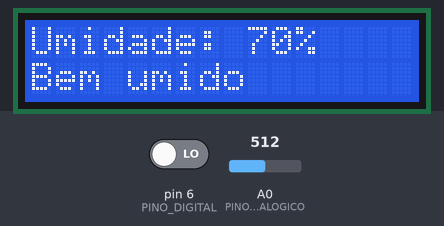
This program was run on a simulated Arduino Uno, built with avr-gcc and run on an emulated ATmega328P. Shown: 16×2 character LCD. The test bench sets the inputs (shaded band); at power-on: A0 (PINO_ANALOGICO) = 512, pin 6 (PINO_DIGITAL) LOW. What the program prints to the serial monitor is not drawn.

Above: at 6.9 s.
7.0 s: A0 (PINO_ANALOGICO) set to 568
At 8.8 s:
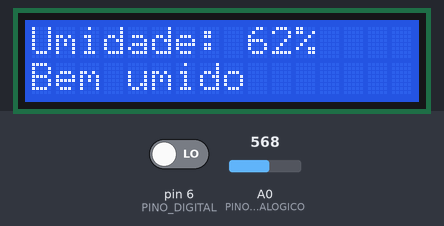
9.9 s: A0 (PINO_ANALOGICO) set to 591
At 11.8 s:
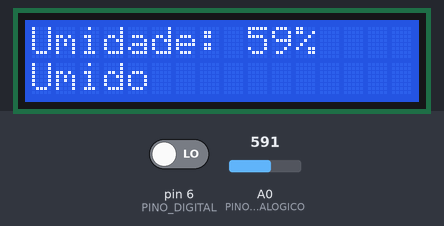
12.8 s: A0 (PINO_ANALOGICO) set to 306
At 15.1 s:
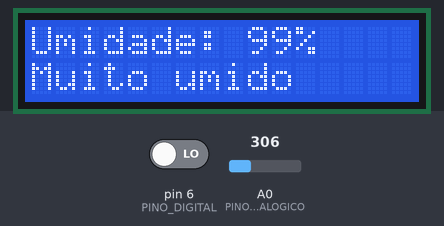
16.3 s: A0 (PINO_ANALOGICO) set to 422
At 18.2 s:
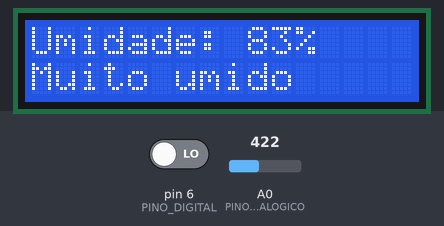
19.2 s: A0 (PINO_ANALOGICO) set to 456
At 20.1 s:
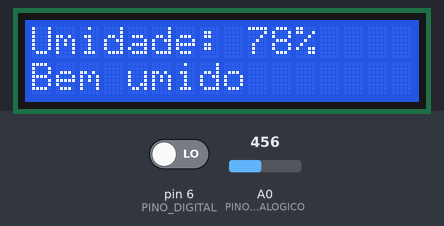
22.1 s: A0 (PINO_ANALOGICO) set to 900
At 25.0 s:
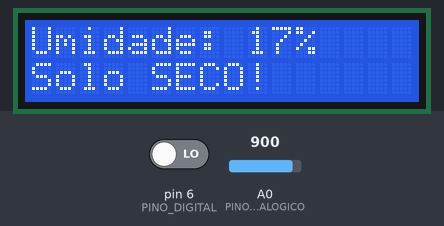
Timing chart, 0 to 26.4 s (numbered marks = the images above; inputs shaded):
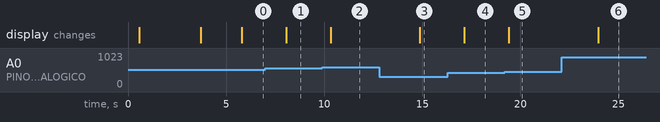

Measured:
- the behaviour switches between 581 and 582 on A0 (PINO_ANALOGICO) (found by bisection; images 1 and 2)
- the behaviour switches between 437 and 438 on A0 (PINO_ANALOGICO) (found by bisection; images 4 and 5)
- after the input at 7.0 s, the display: changes after 1.1 s (image 1)
- after the input at 9.9 s, the display: changes after 0.44 s (image 2)
- after the input at 12.8 s, the display: changes after 2.1 s (image 3)
- after the input at 16.3 s, the display: changes after 0.84 s (image 4)
- after the input at 19.2 s, the display: changes after 0.22 s (image 5)
- after the input at 22.1 s, the display: changes after 1.9 s (image 6)

The program:

main.cpp
```cpp
#include <Arduino.h>
#include <LiquidCrystal.h>

// Configuração do LCD (RS, EN, D4, D5, D6, D7)
LiquidCrystal lcd(12, 11, 5, 4, 3, 2);

// Definição dos pinos
const int PINO_ANALOGICO = A0;  // Pino AO do sensor conectado ao A0
const int PINO_DIGITAL = 6;     // Pino DO do sensor conectado ao pino 6

// Variáveis para armazenar as leituras
int leituraAnalogica = 0;
int leituraDigital = 0;
float tensao = 0.0;
int percentualUmidade = 0;

// Valores de calibração (ajuste conforme necessário)
const int VALOR_SECO = 1023;    // Valor quando solo está seco
const int VALOR_UMIDO = 300;    // Valor quando solo está úmido

void setup() {
  // Inicializa comunicação serial
  Serial.begin(9600);
  Serial.println("Iniciando sistema...");

  // Inicializa o LCD
  lcd.begin(16, 2);
  delay(500); // Aguarda estabilizar

  Serial.println("LCD inicializado");

  // Teste simples do LCD
  lcd.clear();
  lcd.setCursor(0, 0);
  lcd.print("TESTE LCD");
  lcd.setCursor(0, 1);
  lcd.print("Funcionando?");

  Serial.println("Mensagem de teste enviada ao LCD");
  Serial.println("Se não aparecer texto no LCD, verifique:");
  Serial.println("1. Contraste (potenciômetro no pino V0)");
  Serial.println("2. Conexões dos pinos");
  Serial.println("3. Alimentação 5V do LCD");

  // Configura o pino do sensor
  pinMode(PINO_ANALOGICO, INPUT);
  pinMode(PINO_DIGITAL, INPUT);

  delay(3000); // Deixa a mensagem de teste por 3 segundos

  // Mensagem inicial no LCD
  lcd.clear();
  lcd.setCursor(0, 0);
  lcd.print("Sensor Umidade");
  lcd.setCursor(0, 1);
  lcd.print("Iniciando...");

  // Mensagem inicial no Serial
  Serial.println("=== SENSOR DE UMIDADE DO SOLO COM LCD ===");
  Serial.println("Iniciando leituras...");
  Serial.println("AO -> A0, DO -> Pino 6");
  Serial.println("LCD: Pinos 12,11,5,4,3,2");
  Serial.println("========================================");

  delay(2000);
  lcd.clear();
}

void atualizarLCD(int umidade, int valorAnalogico) {
  // Debug no Serial
  Serial.print("Atualizando LCD - Umidade: ");
  Serial.print(umidade);
  Serial.println("%");

  // Limpa o LCD
  lcd.clear();

  // Linha 1: Mostra a umidade
  lcd.setCursor(0, 0);
  lcd.print("Umidade: ");
  lcd.print(umidade);
  lcd.print("%");

  // Linha 2: Status baseado na umidade
  lcd.setCursor(0, 1);
  if (umidade <= 20) {
    lcd.print("Solo SECO!");
  } else if (umidade <= 40) {
    lcd.print("Pouco umido");
  } else if (umidade <= 60) {
    lcd.print("Umido");
  } else if (umidade <= 80) {
    lcd.print("Bem umido");
  } else {
    lcd.print("Muito umido");
  }
}

void loop() {
  // Lê o valor analógico (0-1023)
  leituraAnalogica = analogRead(PINO_ANALOGICO);

  // Lê o valor digital (0 ou 1)
  leituraDigital = digitalRead(PINO_DIGITAL);

  // Converte para tensão (0-5V quando alimentado com 5V)
  tensao = leituraAnalogica * (5.0 / 1023.0);

  // Calcula percentual de umidade (0-100%)
  // Mapeia o valor analógico para percentual
  percentualUmidade = map(leituraAnalogica, VALOR_SECO, VALOR_UMIDO, 0, 100);

  // Limita o percentual entre 0 e 100
  percentualUmidade = constrain(percentualUmidade, 0, 100);

  // Atualiza o LCD com os dados
  atualizarLCD(percentualUmidade, leituraAnalogica);

  // Exibe os dados no monitor serial
  Serial.println("--- LEITURA DO SENSOR ---");
  Serial.print("Valor Analógico: ");
  Serial.println(leituraAnalogica);
  Serial.print("Tensão: ");
  Serial.print(tensao, 2);
  Serial.println(" V");
  Serial.print("Valor Digital: ");
  Serial.println(leituraDigital);
  Serial.print("Umidade: ");
  Serial.print(percentualUmidade);
  Serial.println(" %");

  // Ajuda para calibração (sistema 5V)
  Serial.println("--- CALIBRAÇÃO (5V) ---");
  Serial.print("Valor atual: ");
  Serial.print(leituraAnalogica);
  Serial.print(" | Seco configurado: ");
  Serial.print(VALOR_SECO);
  Serial.print(" | Úmido configurado: ");
  Serial.println(VALOR_UMIDO);

  // Interpretação da umidade
  Serial.print("Status: ");
  if (percentualUmidade <= 20) {
    Serial.println("Solo SECO - PRECISA REGAR!");
  } else if (percentualUmidade <= 40) {
    Serial.println("Solo LIGEIRAMENTE SECO");
  } else if (percentualUmidade <= 60) {
    Serial.println("Solo ÚMIDO");
  } else if (percentualUmidade <= 80) {
    Serial.println("Solo BEM ÚMIDO");
  } else {
    Serial.println("Solo MUITO ÚMIDO");
  }

  // Status do pino digital
  Serial.print("Alerta Digital: ");
  if (leituraDigital == HIGH) {
    Serial.println("Solo seco detectado");
  } else {
    Serial.println("Solo com umidade adequada");
  }

  Serial.println("========================");
  Serial.println();

  // Aguarda 2 segundos antes da próxima leitura
  delay(2000);
}
```
